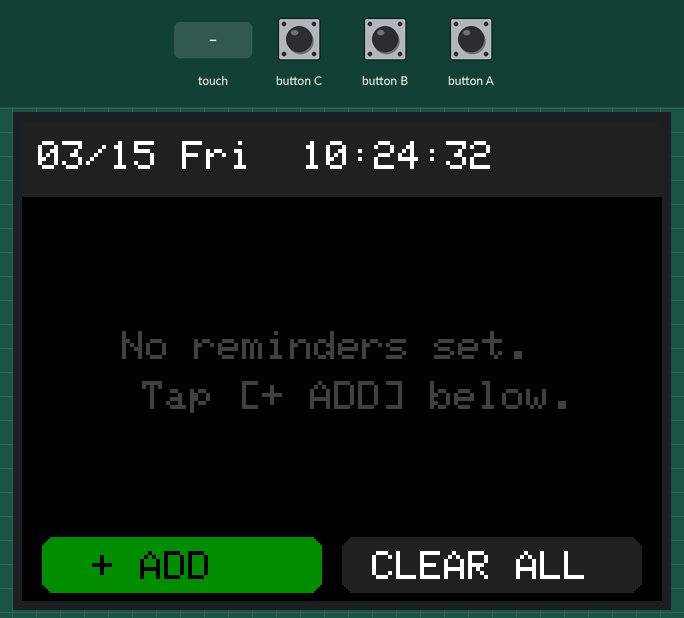
Simulated run of this sketch. Board: ESP32. Parts: 320×240 colour display. Inputs (shaded band) come from the test bench. WiFi joins after 1.5 s; servers stay silent unless stated; the local clock reads 2024-03-15 10:24:30 at power-on unless the sketch sets it.

Above: at 3.4 s.
3.5 s: touch panel pressed at 13 % / 90 % of its raw x / y range
At 4.8 s:
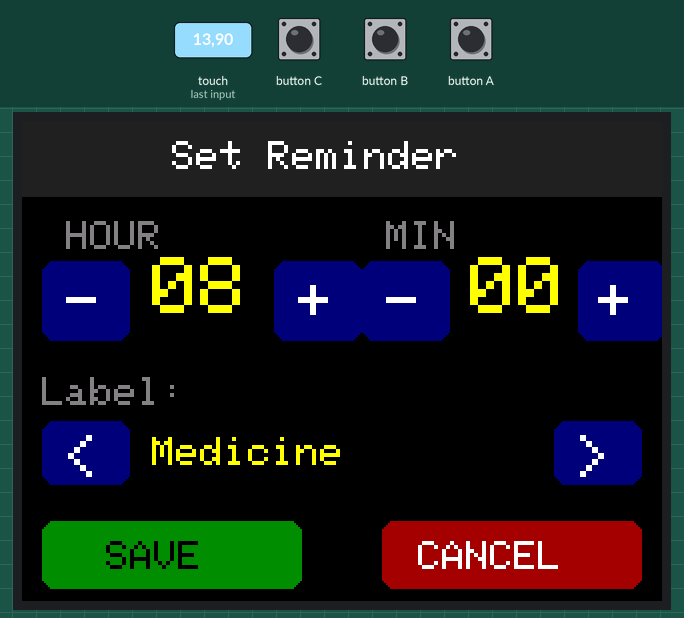
5.2 s: touch panel pressed at 13 % / 70 % of its raw x / y range
At 6.1 s:
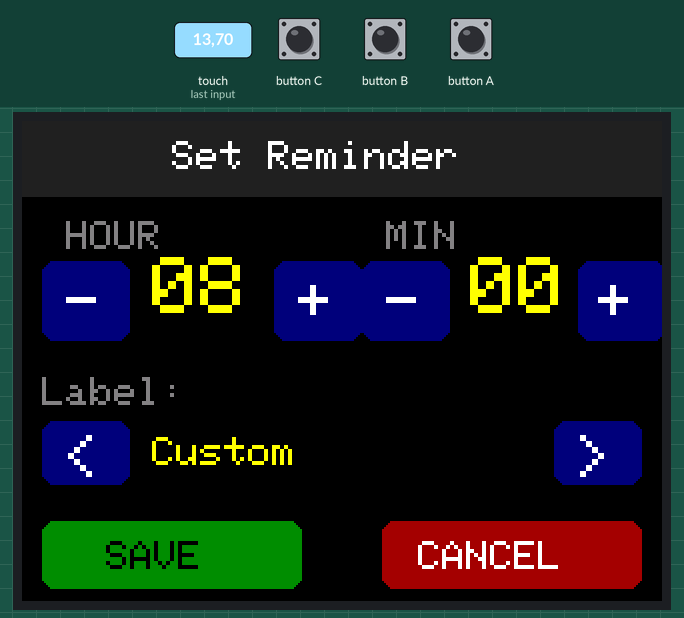
6.9 s: touch panel pressed at 38 % / 90 % of its raw x / y range
At 7.7 s:
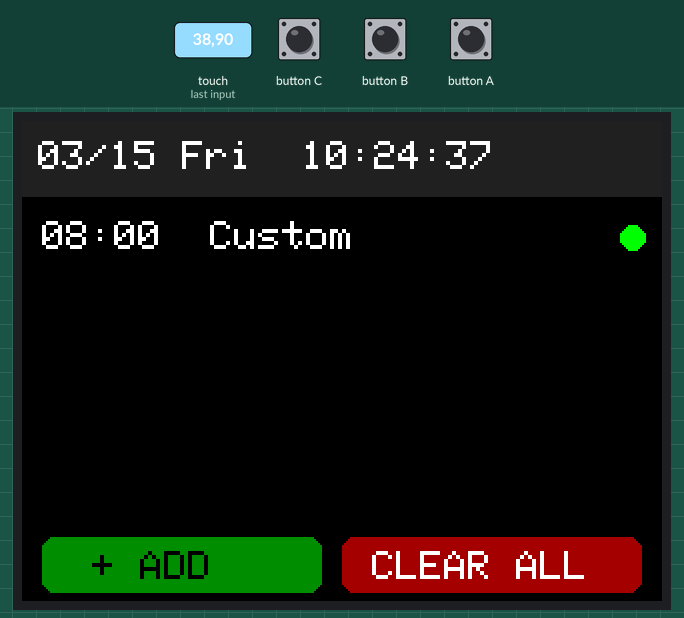
Timing chart, 0 to 9.9 s (numbered marks = the images above; inputs shaded):
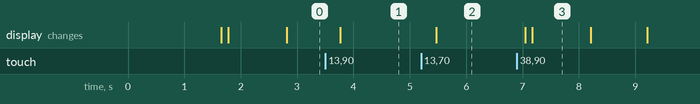

Measured:
- after the input at 3.5 s, the display: changes after 0.27 s (image 1)
- after the input at 5.2 s, the display: changes after 0.27 s (image 2)
- after the input at 6.9 s, the display: first changes after 0.15 s (image 3 shows a later state)

The sketch:

reminder_app.ino
```cpp
#include <M5Unified.h>
#include <WiFi.h>
#include "time.h"

// ---- WiFi / NTP settings ----
const char* ssid      = "YOUR_WIFI_SSID";
const char* password  = "YOUR_WIFI_PASSWORD";
const char* ntpServer = "ntp.nict.jp";
const long  gmtOffset = 9 * 3600;
const int   dstOffset = 0;
const char* weekdays[] = {"Sun", "Mon", "Tue", "Wed", "Thu", "Fri", "Sat"};

// ---- Reminder data ----
#define MAX_REMINDERS 5
#define NUM_LABELS    7
const char* labels[NUM_LABELS] = {
  "Medicine", "Meeting", "Water", "Exercise", "Wake Up", "Sleep", "Custom"
};

struct Reminder {
  int  hour;
  int  minute;
  int  labelIdx;
  bool active;
  bool triggered;
};

Reminder reminders[MAX_REMINDERS];
int reminderCount = 0;

// ---- App state ----
// 0=Home  1=Add Reminder  2=Alert
int  currentMode  = 0;
int  editHour     = 8;
int  editMinute   = 0;
int  editLabelIdx = 0;
int  alertIdx     = -1;

M5Canvas sprite(&M5.Lcd);
unsigned long lastClockUpdate = 0;

// ===================== Draw helpers =====================

void drawDateTime() {
  struct tm timeinfo;
  if (!getLocalTime(&timeinfo)) return;
  sprite.fillSprite(0x2104);  // dark grey
  sprite.setTextSize(2);
  sprite.setTextColor(WHITE);
  sprite.setCursor(8, 10);
  sprite.printf("%02d/%02d %s  %02d:%02d:%02d",
    timeinfo.tm_mon + 1, timeinfo.tm_mday,
    weekdays[timeinfo.tm_wday],
    timeinfo.tm_hour, timeinfo.tm_min, timeinfo.tm_sec);
  sprite.pushSprite(0, 0);
}

void drawHome() {
  M5.Lcd.fillScreen(BLACK);
  drawDateTime();

  // Reminder list
  if (reminderCount == 0) {
    M5.Lcd.setTextSize(2);
    M5.Lcd.setTextColor(0x4208);  // dim grey
    M5.Lcd.setCursor(50, 105);
    M5.Lcd.println("No reminders set.");
    M5.Lcd.setCursor(60, 130);
    M5.Lcd.println("Tap [+ ADD] below.");
  } else {
    for (int i = 0; i < reminderCount; i++) {
      int y = 50 + i * 32;
      uint16_t col = reminders[i].active ? WHITE : 0x4208;
      M5.Lcd.setTextSize(2);
      M5.Lcd.setTextColor(col);
      M5.Lcd.setCursor(10, y);
      M5.Lcd.printf("%02d:%02d  %s", reminders[i].hour, reminders[i].minute, labels[reminders[i].labelIdx]);
      // status dot
      uint16_t dot = reminders[i].triggered ? 0x4208 : (reminders[i].active ? GREEN : 0x4208);
      M5.Lcd.fillCircle(305, y + 8, 6, dot);
    }
  }

  // Bottom buttons
  uint16_t addColor = (reminderCount < MAX_REMINDERS) ? 0x0460 : 0x2104;
  M5.Lcd.fillRoundRect(10, 208, 140, 28, 6, addColor);
  M5.Lcd.setTextSize(2);
  M5.Lcd.setTextColor(BLACK);
  M5.Lcd.setCursor(35, 215);
  M5.Lcd.println("+ ADD");

  uint16_t clrColor = (reminderCount > 0) ? 0xA000 : 0x2104;
  M5.Lcd.fillRoundRect(160, 208, 150, 28, 6, clrColor);
  M5.Lcd.setTextColor(WHITE);
  M5.Lcd.setCursor(175, 215);
  M5.Lcd.println("CLEAR ALL");
}

void drawAddReminder() {
  M5.Lcd.fillScreen(BLACK);

  // Header
  M5.Lcd.fillRect(0, 0, 320, 38, 0x2104);
  M5.Lcd.setTextSize(2);
  M5.Lcd.setTextColor(WHITE);
  M5.Lcd.setCursor(75, 10);
  M5.Lcd.println("Set Reminder");

  // ---- Hour ----
  M5.Lcd.setTextColor(0x8410);
  M5.Lcd.setCursor(22, 50);
  M5.Lcd.println("HOUR");

  M5.Lcd.fillRoundRect(10, 70, 44, 40, 6, NAVY);
  M5.Lcd.setTextSize(3);
  M5.Lcd.setTextColor(WHITE);
  M5.Lcd.setCursor(22, 79);
  M5.Lcd.println("-");

  M5.Lcd.setTextSize(4);
  M5.Lcd.setTextColor(YELLOW);
  M5.Lcd.setCursor(65, 68);
  M5.Lcd.printf("%02d", editHour);

  M5.Lcd.setTextSize(3);
  M5.Lcd.setTextColor(WHITE);
  M5.Lcd.fillRoundRect(126, 70, 44, 40, 6, NAVY);
  M5.Lcd.setCursor(138, 79);
  M5.Lcd.println("+");

  // ---- Minute ----
  M5.Lcd.setTextColor(0x8410);
  M5.Lcd.setTextSize(2);
  M5.Lcd.setCursor(182, 50);
  M5.Lcd.println("MIN");

  M5.Lcd.fillRoundRect(170, 70, 44, 40, 6, NAVY);
  M5.Lcd.setTextSize(3);
  M5.Lcd.setTextColor(WHITE);
  M5.Lcd.setCursor(182, 79);
  M5.Lcd.println("-");

  M5.Lcd.setTextSize(4);
  M5.Lcd.setTextColor(YELLOW);
  M5.Lcd.setCursor(224, 68);
  M5.Lcd.printf("%02d", editMinute);

  M5.Lcd.setTextSize(3);
  M5.Lcd.setTextColor(WHITE);
  M5.Lcd.fillRoundRect(278, 70, 44, 40, 6, NAVY);
  M5.Lcd.setCursor(288, 79);
  M5.Lcd.println("+");

  // ---- Label ----
  M5.Lcd.setTextColor(0x8410);
  M5.Lcd.setTextSize(2);
  M5.Lcd.setCursor(10, 128);
  M5.Lcd.println("Label:");

  M5.Lcd.fillRoundRect(10, 150, 44, 32, 6, NAVY);
  M5.Lcd.setTextSize(3);
  M5.Lcd.setTextColor(WHITE);
  M5.Lcd.setCursor(20, 157);
  M5.Lcd.println("<");

  M5.Lcd.setTextSize(2);
  M5.Lcd.setTextColor(YELLOW);
  M5.Lcd.setCursor(65, 158);
  M5.Lcd.printf("%-10s", labels[editLabelIdx]);

  M5.Lcd.fillRoundRect(266, 150, 44, 32, 6, NAVY);
  M5.Lcd.setTextSize(3);
  M5.Lcd.setTextColor(WHITE);
  M5.Lcd.setCursor(276, 157);
  M5.Lcd.println(">");

  // ---- Buttons ----
  M5.Lcd.fillRoundRect(10, 200, 130, 34, 6, 0x0460);
  M5.Lcd.setTextSize(2);
  M5.Lcd.setTextColor(BLACK);
  M5.Lcd.setCursor(42, 210);
  M5.Lcd.println("SAVE");

  M5.Lcd.fillRoundRect(180, 200, 130, 34, 6, 0xA000);
  M5.Lcd.setTextColor(WHITE);
  M5.Lcd.setCursor(198, 210);
  M5.Lcd.println("CANCEL");
}

void drawAlert(int idx) {
  M5.Lcd.fillScreen(0x2000);  // dark red

  M5.Lcd.setTextSize(3);
  M5.Lcd.setTextColor(YELLOW);
  M5.Lcd.setCursor(60, 35);
  M5.Lcd.println("! REMINDER !");

  M5.Lcd.setTextSize(5);
  M5.Lcd.setTextColor(WHITE);
  int tw = String(reminders[idx].hour < 10 ? "0" : "").length();
  M5.Lcd.setCursor(60, 85);
  M5.Lcd.printf("%02d:%02d", reminders[idx].hour, reminders[idx].minute);

  M5.Lcd.setTextSize(3);
  M5.Lcd.setTextColor(YELLOW);
  M5.Lcd.setCursor(60, 150);
  M5.Lcd.println(labels[reminders[idx].labelIdx]);

  M5.Lcd.fillRoundRect(85, 198, 150, 36, 8, GREEN);
  M5.Lcd.setTextSize(2);
  M5.Lcd.setTextColor(BLACK);
  M5.Lcd.setCursor(110, 209);
  M5.Lcd.println("DISMISS");
}

// ===================== Reminder check =====================

void checkReminders() {
  struct tm timeinfo;
  if (!getLocalTime(&timeinfo)) return;
  for (int i = 0; i < reminderCount; i++) {
    if (reminders[i].active &&
        !reminders[i].triggered &&
        reminders[i].hour   == timeinfo.tm_hour &&
        reminders[i].minute == timeinfo.tm_min) {
      reminders[i].triggered = true;
      alertIdx = i;
      currentMode = 2;
      drawAlert(i);
      // Beep alert
      for (int b = 0; b < 3; b++) {
        M5.Speaker.tone(1000, 200);
        delay(300);
      }
      return;
    }
  }
}

// ===================== Setup / Loop =====================

void setup() {
  auto cfg = M5.config();
  cfg.internal_rtc = true;
  M5.begin(cfg);
  Serial.begin(115200);

  sprite.createSprite(320, 38);

  M5.Lcd.setTextColor(WHITE);
  M5.Lcd.setTextSize(2);
  M5.Lcd.setCursor(10, 10);
  M5.Lcd.println("Connecting to WiFi...");

  WiFi.begin(ssid, password);
  int retry = 0;
  while (WiFi.status() != WL_CONNECTED && retry < 20) {
    delay(500);
    retry++;
  }

  if (WiFi.status() == WL_CONNECTED) {
    configTime(gmtOffset, dstOffset, ntpServer);
    struct tm timeinfo;
    int ntpRetry = 0;
    while (!getLocalTime(&timeinfo) && ntpRetry < 10) {
      delay(500);
      ntpRetry++;
    }
    WiFi.disconnect(true);
    WiFi.mode(WIFI_OFF);
  }

  drawHome();
}

void loop() {
  M5.update();

  // Refresh clock + check reminders every second on Home screen
  if (currentMode == 0 && millis() - lastClockUpdate > 1000) {
    lastClockUpdate = millis();
    drawDateTime();
    checkReminders();
  }

  // Touch handling
  if (M5.Touch.getCount() > 0) {
    auto t = M5.Touch.getDetail(0);
    if (t.wasReleased()) {
      int tx = t.x;
      int ty = t.y;

      // ---- Home ----
      if (currentMode == 0) {
        if (ty >= 208) {
          if (tx <= 150 && reminderCount < MAX_REMINDERS) {
            // + ADD
            editHour = 8; editMinute = 0; editLabelIdx = 0;
            currentMode = 1;
            drawAddReminder();
          } else if (tx >= 160 && reminderCount > 0) {
            // CLEAR ALL
            reminderCount = 0;
            drawHome();
          }
        }
      }

      // ---- Add Reminder ----
      else if (currentMode == 1) {
        // Hour -
        if (tx >= 10 && tx <= 54 && ty >= 70 && ty <= 110) {
          editHour = (editHour + 23) % 24;
          drawAddReminder();
        }
        // Hour +
        if (tx >= 126 && tx <= 170 && ty >= 70 && ty <= 110) {
          editHour = (editHour + 1) % 24;
          drawAddReminder();
        }
        // Minute -
        if (tx >= 170 && tx <= 214 && ty >= 70 && ty <= 110) {
          editMinute = (editMinute + 59) % 60;
          drawAddReminder();
        }
        // Minute +
        if (tx >= 278 && tx <= 322 && ty >= 70 && ty <= 110) {
          editMinute = (editMinute + 1) % 60;
          drawAddReminder();
        }
        // Label <
        if (tx >= 10 && tx <= 54 && ty >= 150 && ty <= 182) {
          editLabelIdx = (editLabelIdx + NUM_LABELS - 1) % NUM_LABELS;
          drawAddReminder();
        }
        // Label >
        if (tx >= 266 && tx <= 310 && ty >= 150 && ty <= 182) {
          editLabelIdx = (editLabelIdx + 1) % NUM_LABELS;
          drawAddReminder();
        }
        // SAVE
        if (tx >= 10 && tx <= 140 && ty >= 200) {
          reminders[reminderCount] = {editHour, editMinute, editLabelIdx, true, false};
          reminderCount++;
          currentMode = 0;
          drawHome();
        }
        // CANCEL
        if (tx >= 180 && ty >= 200) {
          currentMode = 0;
          drawHome();
        }
      }

      // ---- Alert ----
      else if (currentMode == 2) {
        // DISMISS
        if (tx >= 85 && tx <= 235 && ty >= 198) {
          reminders[alertIdx].active = false;
          currentMode = 0;
          drawHome();
        }
      }
    }
  }
}
```
